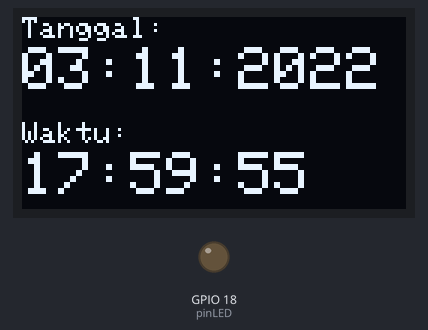
Simulated run of this program. Board: ESP32. On the bench: 128×64 one-colour display, output pins drawn as LEDs (lit = HIGH). What the program prints to the serial monitor is not drawn.

Above: at 1.1 s.
At 5.2 s:
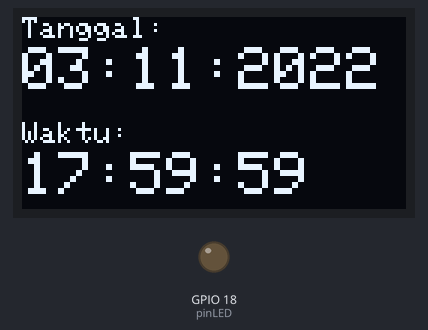
At 21.6 s:
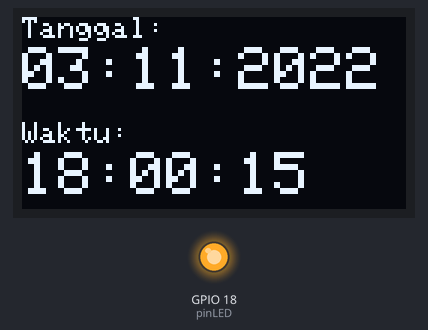
At 38.0 s:
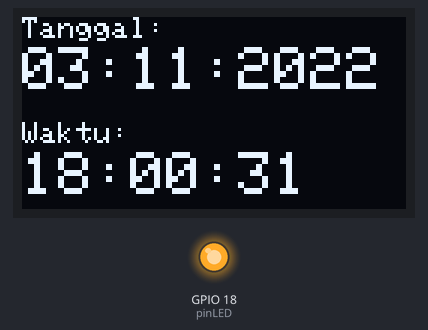
Timing chart, 0 to 39.5 s (numbered marks = the images above):
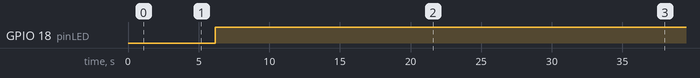

Measured:
- by itself, GPIO 18 (pinLED): LOW → HIGH at 6.2 s
- what the display in image 0 shows lasts 1.0 s, from 1.1 s to 2.1 s

The program:

main.cpp
```cpp
#include <SPI.h>              // pemanggil library SPI
#include <Wire.h>             // pemanggil library Wire.h
#include <Adafruit_GFX.h>     //pemanggilan library GFX
#include <Adafruit_SSD1306.h> //pemanggilan library OLED
#include <TimeLib.h>          //Pemanggilan library time

Adafruit_SSD1306 display = Adafruit_SSD1306(128, 64, &Wire); // OLED menggunakan kolom 128 pixel dan baris 64 pixel
#define SCREEN_ADDRESS 0x3C                                  // alamat untuk I2C OLED
#define pinLED 18                                            // alamat untuk pin LED

// ini adalah function untuk nilai 0 hingga 9 agar diberikan angka nol di depannya
void printkurangdarinol(int data)
{
  if (data >= 0 && data < 10)
  {                     // 0 - 9
    display.write('0'); //
  }
  display.print(data);
}

void hidupkanLED()
{
  digitalWrite(pinLED, HIGH);
  Serial.println("Alarm Aktif");
}

void matikanLED()
{
  digitalWrite(pinLED, LOW);
  Serial.println("Alarm Nonaktif");
}

void setup()
{
  Serial.begin(115200);                    // menentukan baudrate di 115200
  Serial.println("Challenge OLED LED Alarm"); // menampilkan teks ke serial monitor
  pinMode(pinLED, OUTPUT);

  // Memastikan OLED dapat berjalan atau tidak
  if (!display.begin(SSD1306_SWITCHCAPVCC, SCREEN_ADDRESS))
  {
    Serial.println(F("SSD1306 allocation failed"));
    for (;;)
      ; // Don't proceed, loop forever
  }

  // text display tests
  display.setTextColor(SSD1306_WHITE);
  display.clearDisplay();
  setTime(17, 59, 55, 03, 11, 22); // jam,menit,detik,tanggal,bulan,tahun
}
void loop()
{
  // menampilkan tanggal pada OLED
  display.setTextSize(1);
  display.setCursor(0, 0);
  display.print("Tanggal: ");
  Serial.print("Tanggal: ");
  display.setTextSize(2);
  display.setCursor(0, 10);
  printkurangdarinol(day());
  Serial.print(day());
  display.print(":");
  Serial.print(":");
  printkurangdarinol(month());
  Serial.print(month());
  display.print(":");
  Serial.print(":");
  printkurangdarinol(year());
  Serial.println(year());

  // menampilkan waktu pada OLED
  display.setTextSize(1);
  display.setCursor(0, 35);
  display.print("Waktu: ");
  Serial.print("Waktu: ");
  display.setTextSize(2);
  display.setCursor(0, 45);
  printkurangdarinol(hour());
  Serial.print(hour());
  display.print(":");
  Serial.print(":");
  printkurangdarinol(minute());
  Serial.print(minute());
  display.print(":");
  Serial.print(":");
  printkurangdarinol(second());
  Serial.println(second());
  delay(1000);
  display.display();
  display.clearDisplay();
  if (hour() == 18 && minute() == 00 && second() > 00)
  {
    hidupkanLED();
  }
  else
  {
    matikanLED();
  }
}
```
